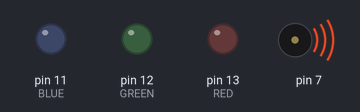
Bench run of a sketch on a simulated Arduino Uno, built with avr-gcc and run on an emulated ATmega328P. Shown: output pins drawn as LEDs (lit = HIGH), buzzer (waves = sounding).

Above: at 0.2 s.
At 3.6 s:
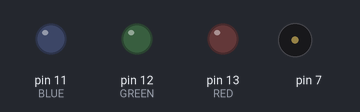
Timing chart, 0 to 5.7 s (numbered marks = the images above):
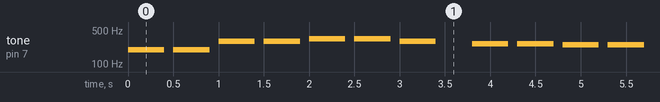

Measured:
- by itself, tone on pin 7: plays 196 Hz for 0.40 s, 196 Hz for 0.40 s, 294 Hz for 0.40 s, 294 Hz for 0.40 s, 330 Hz for 0.40 s, 330 Hz for 0.40 s … (209 notes in this stretch)

The sketch:

Little_Lamp.ino
```cpp
//Created by Maria Perez — 2018.1.4
/*
 * Purpose of this is to have the lights go with the sounds.
 * Video: https://youtu.be/yYdAFnE6wA0
 */
 #include "pitches.h"

 #define RED 13
 #define GREEN 12
 #define BLUE 11


void setup() {
    pinMode(RED, OUTPUT);
    pinMode(GREEN, OUTPUT);
    pinMode(BLUE, OUTPUT);
    digitalWrite(RED, LOW);
    digitalWrite(GREEN, LOW); //Make these lights high and see what happens!                       ...it should be on right when you press play. no buttons necessary.
    digitalWrite(BLUE, LOW);
}

int twinkle_twinkle_little_star[] = {
  NOTE_G3, NOTE_G3, NOTE_D4, NOTE_D4, NOTE_E4,NOTE_E4, NOTE_D4
  };
int how_i_wonder_what_you[] = {
  NOTE_C4, NOTE_C4, NOTE_B3, NOTE_B3, NOTE_A3,NOTE_A3
};


  int duration = 400; //200 miliseconds

void loop() {
  for(int note = 0; note <= 6 ; note++){
    tone(7, twinkle_twinkle_little_star[note], duration); //7 IS THE PIN LOCATION
    delay(500);
  }
  delay(300);
  for(int note = 0; note < 6; note++){
    tone(7, how_i_wonder_what_you[note], duration); //7 IS THE PIN LOCATION
    delay(500);
  }

  tone(7, NOTE_G3, 600);
  delay(2000);
}
```
